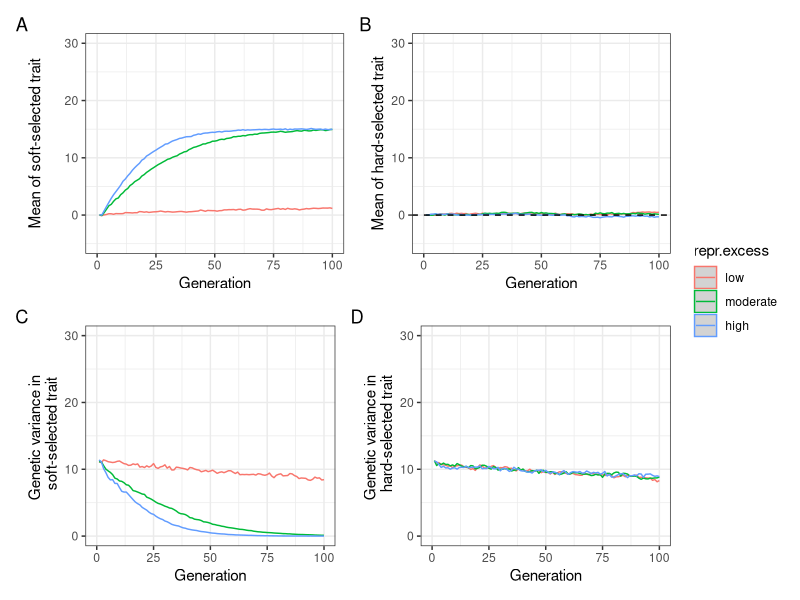

Recreate this plot in R.
library(dplyr)
library(forcats)
library(ggplot2)
library(gridExtra)
library(patchwork)

dat<- read.csv("baseline_set1_output.csv", header=T)

dat <- dat %>% 
  mutate(repr.excess=factor(repr.excess)) %>% 
  mutate(repr.excess=fct_relevel(repr.excess,c("low","moderate","high")))

p1<- ggplot(dat, aes(Generation, Mean_P_soft, colour=repr.excess))+
  stat_summary(geom="ribbon", fun.data=mean_cl_normal, fill="lightgrey")+
  stat_summary(geom="line", fun=mean) +xlim(0,100) + 
  ylim(-5,30)+ 
  #geom_hline(yintercept=0, linetype = "dashed") +
  ylab("Mean of soft-selected trait")+ theme_bw()

p2<- ggplot(dat, aes(Generation, Mean_P_hard, colour=repr.excess))+
  stat_summary(geom="ribbon", fun.data=mean_cl_normal, fill="lightgrey")+
  stat_summary(geom="line", fun=mean) +xlim(0,100) + 
  ylim(-5,30)+ 
  geom_hline(yintercept=0, linetype = "dashed") +
  ylab("Mean of hard-selected trait") + theme_bw()

p3<- ggplot(dat, aes(Generation, Var_G_soft, colour=repr.excess))+
  stat_summary(geom="ribbon", fun.data=mean_cl_normal, fill="lightgrey")+
  stat_summary(geom="line", fun=mean) +xlim(0,100) + 
  ylim(0,30)+ 
  #geom_hline(yintercept=0, linetype = "dashed") +
  ylab("Genetic variance in \n soft-selected trait") + theme_bw()

p4<- ggplot(dat, aes(Generation, Var_G_hard, colour=repr.excess))+
  stat_summary(geom="ribbon", fun.data=mean_cl_normal, fill="lightgrey")+
  stat_summary(geom="line", fun=mean) +xlim(0,100) + 
  ylim(0,30)+ 
  #geom_hline(yintercept=0, linetype = "dashed") +
  ylab("Genetic variance in \n hard-selected trait") + theme_bw()

(p1+p2)/(p3+p4) + plot_layout(guides = "collect") + plot_annotation(tag_levels = 'A') 

